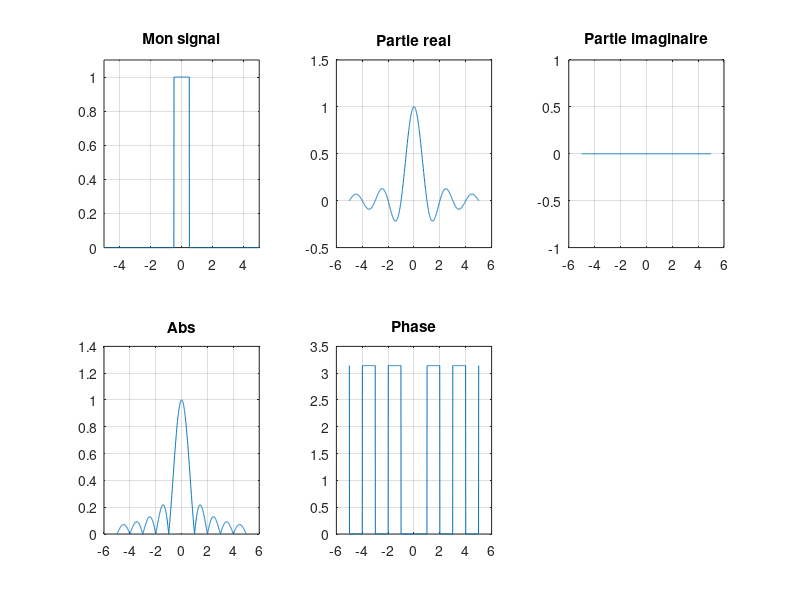

Reproduce this figure in MATLAB.
function main()
clear all ;
close all;
hold on ;

tmin=-5;
tmax=5;

pas=0.01;
t=[tmin:pas:tmax];
a=1;

f= monSignal(t,a);

subplot(2,3,1);
plot(t,f);
title('Mon signal');
grid on;
axis([tmin,tmax,0,(1/a)*1.1]);

i=complex(0,1);
F=@(nu)(quad(@(t)(exp(-2.*i.*pi.*nu.*t)).*monSignal(t,a),-5,5,1e-5));
Y=[];
for nu=t
    Y=[Y,F(nu)];
end

subplot(2,3,2);
plot(t,[real(Y)]);
grid on;
title('Partie real');

subplot(2,3,3);
plot(t,imag(Y));
grid on;
title('Partie imaginaire');

subplot(2,3,4);
plot(t,abs(Y));
grid on;
title('Abs');

subplot(2,3,5);
plot(t,abs(angle(Y)));
grid on;
title('Phase');

end

function y=monSignal(t,a)
y=(abs(t)<a/2)/a;
end
